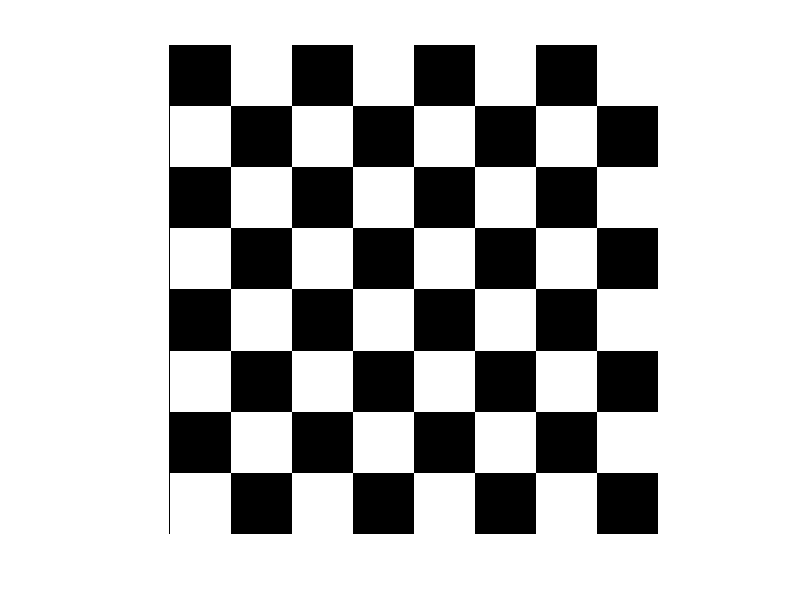

The MATLAB source for this figure:
%Exercise 3

%Initialize 3x3 black and white tiles
B = repmat(1,[3,3]);
W = repmat(75,[3,3]);

%Create mini chessboard
M = [B W; W B];

%Create whole chessboard
C = repmat(M,[4,4]);
imshow(C,[]);